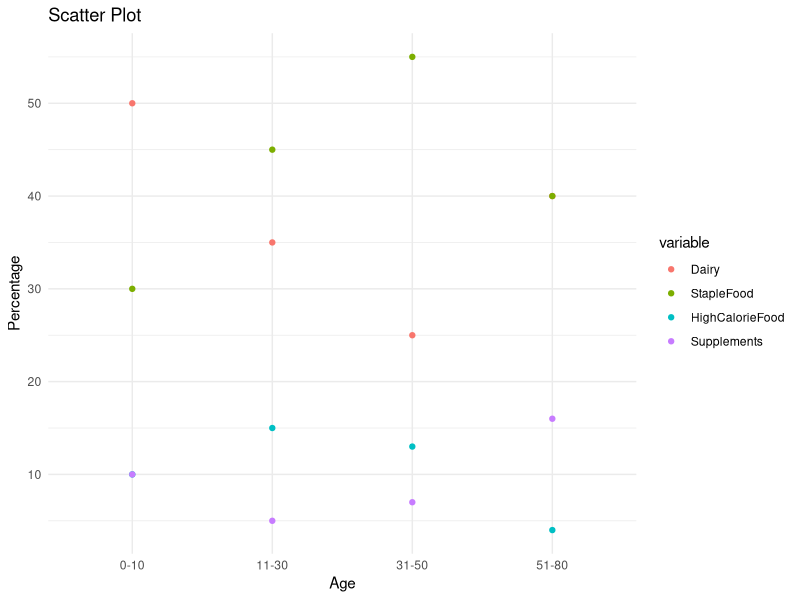

This chart was generated by the following R code:
install.packages("ggplot2")
library(ggplot2)

# Your data
data <- data.frame(
  Age = c("0-10", "11-30", "31-50", "51-80"),
  Dairy = c(50, 35, 25, 40),
  StapleFood = c(30, 45, 55, 40),
  HighCalorieFood = c(10, 15, 13, 4),
  Supplements = c(10, 5, 7, 16)
)

# Reshape data for ggplot2
data_long <- reshape2::melt(data, id.vars = "Age")
# Scatter Plot
ggplot(data_long, aes(x = Age, y = value, color = variable)) +
  geom_point() +
  labs(title = "Scatter Plot", x = "Age", y = "Percentage") +
  theme_minimal()


